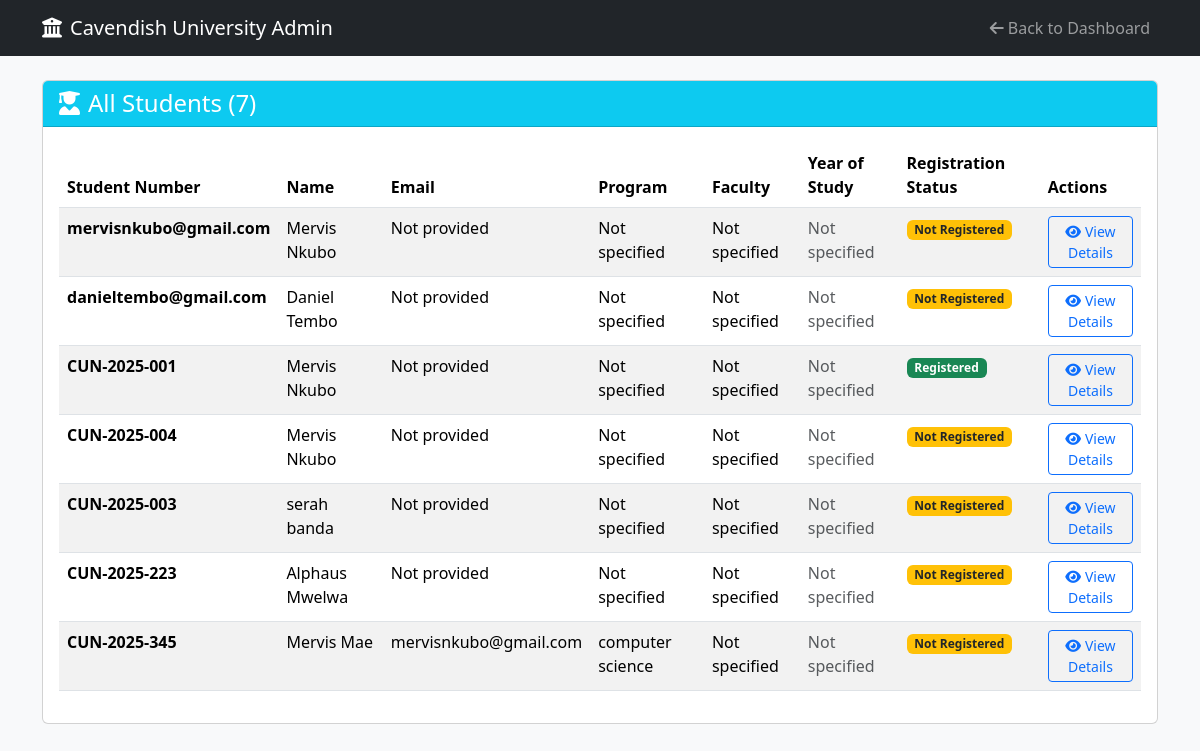
The page /admin/students (signed in) on the database its author committed.
### app/models.py (models this page shows, shortened)
class Student(db.Model):
    __tablename__ = "student"
    id = db.Column(db.Integer, primary_key=True)
    student_number = db.Column(db.String(20), unique=True, nullable=False)
    name = db.Column(db.String(100), nullable=False)
    email = db.Column(db.String(120), unique=True, nullable=True)
    phone = db.Column(db.String(20), nullable=True)
    program = db.Column(db.String(50), nullable=True)
    faculty = db.Column(db.String(100), nullable=True)
    intake_year = db.Column(db.Integer, nullable=True)
    year_of_study = db.Column(db.Integer, nullable=True)
    semester = db.Column(db.String(20), nullable=True)
    created_at = db.Column(db.DateTime, default=lambda: datetime.now(timezone.utc))
    user = db.relationship("User", back_populates="student_profile", uselist=False, foreign_keys=[User.student_id])
    payments = db.relationship("Payment", back_populates="student", lazy=True, cascade="all, delete-orphan")
    registrations = db.relationship("Registration", back_populates="student", lazy=True, cascade="all, delete-orphan")
    registration_slips = db.relationship("RegistrationSlip", back_populates="student", lazy=True, cascade="all, delete-orphan")
    course_enrollments = db.relationship("CourseEnrollment", back_populates="student", lazy=True, cascade="all, delete-orphan")
    @property
    def registration_slip(self):
        return self.registration_slips[0] if self.registration_slips else None

### app/routes/admin_routes.py (the view)
@admin_bp.route('/students')
@admin_required
def view_students():
    students = Student.query.all()
    return render_template('admin/students.html', students=students)

### app/routes/admin_routes.py (called while the page is built)
def admin_required(f):
    @wraps(f)
    def decorated_function(*args, **kwargs):
        if 'user_id' not in session or session.get('role') != 'admin':
            flash("Please log in as admin to access this page.", "warning")
            return redirect(url_for('admin.admin_login'))
        return f(*args, **kwargs)
    return decorated_function

### app/templates/admin/students.html (shortened to what this page needs)
<!DOCTYPE html>
<html lang="en">
<head>
    <link rel="stylesheet" href="https://cdn.jsdelivr.net/npm/bootstrap@5.3.2/dist/css/bootstrap.min.css">
    <link rel="stylesheet" href="https://cdnjs.cloudflare.com/ajax/libs/font-awesome/6.4.0/css/all.min.css">
</head>
<body class="bg-light">
    <nav class="navbar navbar-expand-lg navbar-dark bg-dark">
        <div class="container">
            <a class="navbar-brand" href="{{ url_for('admin.dashboard') }}">
                <i class="fas fa-university me-2"></i>Cavendish University Admin
            </a>
            <div class="navbar-nav ms-auto">
                <a class="nav-link" href="{{ url_for('admin.dashboard') }}">
                    <i class="fas fa-arrow-left me-1"></i>Back to Dashboard
                </a>
            </div>
        </div>
    </nav>
    <div class="container mt-4">
        <div class="card">
            <div class="card-header bg-info text-white">
                <h4 class="mb-0">
                    <i class="fas fa-user-graduate me-2"></i>All Students ({{ students|length }})
                </h4>
            </div>
            <div class="card-body">
                {% if students %}
                    <div class="table-responsive">
                        <table class="table table-striped">
                            <thead>
                                <tr>
                                    <th>Student Number</th>
                                    <th>Name</th>
                                    <th>Email</th>
                                    <th>Program</th>
                                    <th>Faculty</th>
                                    <th>Year of Study</th>
                                    <th>Registration Status</th>
                                    <th>Actions</th>
                                </tr>
                            </thead>
                            <tbody>
                                {% for student in students %}
                                <tr>
                                    <td><strong>{{ student.student_number }}</strong></td>
                                    <td>{{ student.name }}</td>
                                    <td>{{ student.email or 'Not provided' }}</td>
                                    <td>{{ student.program or 'Not specified' }}</td>
                                    <td>{{ student.faculty or 'Not specified' }}</td>
                                    <td>
                                        {% if student.year_of_study %}
                                            Year {{ student.year_of_study }}
                                        {% else %}
                                            <span class="text-muted">Not specified</span>
                                        {% endif %}
                                    </td>
                                    <td>
                                        {% if student.registration_slip %}
                                            <span class="badge bg-success">Registered</span>
                                        {% else %}
                                            <span class="badge bg-warning text-dark">Not Registered</span>
                                        {% endif %}
                                    </td>
                                    <td>
                                        <a href="{{ url_for('admin.view_student_details', student_id=student.id) }}"
                                           class="btn btn-sm btn-outline-primary">
                                            <i class="fas fa-eye me-1"></i>View Details
                                        </a>
                                    </td>
                                </tr>
                                {% endfor %}
                            </tbody>
                        </table>
                    </div>
                {% else %}
                    <div class="text-center py-4">
                        <i class="fas fa-user-graduate fa-3x text-muted mb-3"></i>
                        <h5 class="text-muted">No Students Found</h5>
                        <p class="text-muted">Student records will appear here once they register in the system.</p>
                    </div>
                {% endif %}
            </div>
        </div>
    </div>
</body>
</html>

### rows shown on the page
Student: student_number "mervisnkubo@gmail.com", name "Mervis Nkubo", email "Not provided", program "Not specified", faculty "Not specified", shows "Not Registered"
Student: student_number "danieltembo@gmail.com", name "Daniel Tembo", email "Not provided", program "Not specified", faculty "Not specified", shows "Not Registered"
Student: student_number "CUN-2025-001", name "Mervis Nkubo", email "Not provided", program "Not specified", faculty "Not specified", shows "Registered"
Student: student_number "CUN-2025-004", name "Mervis Nkubo", email "Not provided", program "Not specified", faculty "Not specified", shows "Not Registered"
Student: student_number "CUN-2025-003", name "serah banda", email "Not provided", program "Not specified", faculty "Not specified", shows "Not Registered"
Student: student_number "CUN-2025-223", name "Alphaus Mwelwa", email "Not provided", program "Not specified", faculty "Not specified", shows "Not Registered"
Student: student_number "CUN-2025-345", name "Mervis Mae", email "mervisnkubo@gmail.com", program "computer science", faculty "Not specified", shows "Not Registered"

### other values the page prints
{{ students|length }} "7"
